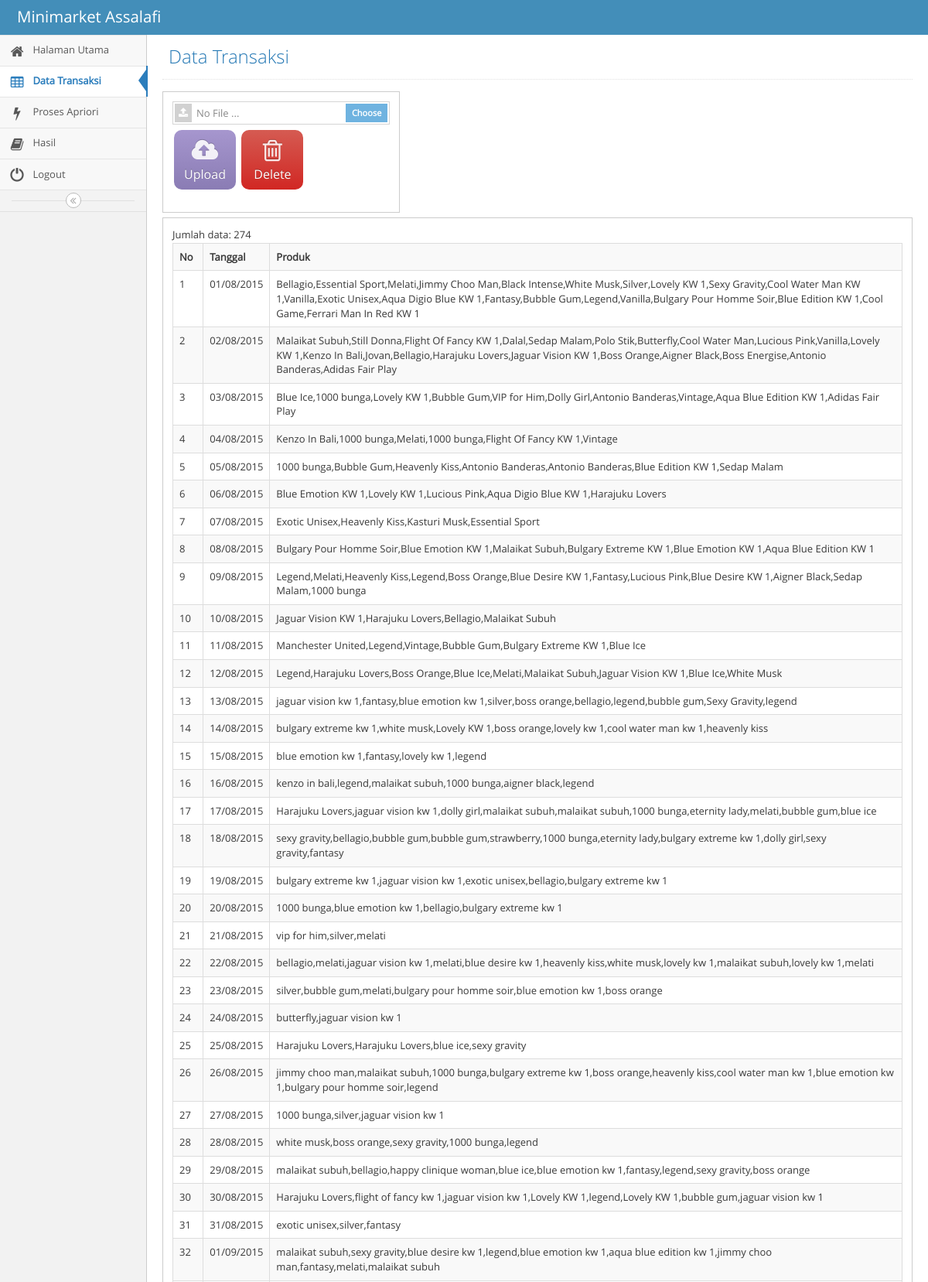
/index.php?menu=data_transaksi (signed in, upper part), run on the app's committed database.
### tables this page shows
CREATE TABLE `transaksi` (
  `id` int(11) NOT NULL,
  `transaction_date` date DEFAULT NULL,
  `produk` text
);

### fungsi.php (called while the page is built, shortened)
<?php
function can_access_menu($menu){
    if($_SESSION['apriori_parfum_level']==1){
        return true;
    }
    return false;
}
function format_date2($date){
    $date_ex = explode("-", $date);
    return $date_ex[2]."/".$date_ex[1]."/".$date_ex[0];
}
?>

### database.php (called while the page is built, shortened)
<?php
class database {
    private $servername;
    private $user_db;
    private $password_db;
    private $database;
    private $koneksi;
    function database() {
        return $this->connect_db();
    }
    function load_conf_db() {
        $path = dirname(__FILE__) . '/koneksi.php';
        if (file_exists($path)) {
            $conf = include $path;
            $this->servername = @$conf['host'];
            $this->database = @$conf['dbname'];
            $this->user_db = @$conf['username'];
            $this->password_db = @$conf['password'];
        }
    }
    public function connect_db() {
        $this->koneksi = mysqli_connect($this->servername, $this->user_db, $this->password_db, $this->database);
        return $this->koneksi;
    }
    function db_query($sql) {
        $conn = $this->koneksi;
        return mysqli_query($conn, $sql);
    }
    function db_fetch_array($result) {
        return mysqli_fetch_array($result);
    }
    function db_num_rows($result) {
        return mysqli_num_rows($result);
    }
}
?>

### koneksi.php (called while the page is built)
<?php
return array(
    'host' => "localhost",
    'username' => "root",
    'password' => "",
    'dbname' => "assalafi",
);
?>

### data_transaksi.php (the view, shortened to what this page needs)
<?php
include_once "database.php";
include_once "fungsi.php";
?>
<div class="main-content">
    <div class="main-content-inner">
        <div class="page-content">
            <div class="page-header">
                <h1>
                    Data Transaksi
                </h1>
            </div>
<?php
$db_object = new database();
        ?>
        <?php
$sql = "SELECT
        *
        FROM
         transaksi";
$query=$db_object->db_query($sql);
$jumlah=$db_object->db_num_rows($query);
?>
<div class="row">
    <div class="col-sm-4">
        <div class="widget-box">
        <form method="post" enctype="multipart/form-data" action="">
            <div class="widget-body">
                <div class="widget-main">
                    <div class="form-group">
                        <button name="submit" type="submit" value="" class="btn btn-app btn-purple btn-sm">
                            <i class="ace-icon fa fa-cloud-upload bigger-200"></i> Upload
                        </button>
                        <button name="delete" type="submit"  class="btn btn-app btn-danger btn-sm"
                                onclick="return confirm('Are you sure?')" >
                            <i class="ace-icon fa fa-trash-o bigger-200"></i> Delete
                        </button>
                    </div>
                </div>
            </div>
        </form>
        </div>
    </div>
</div>
            <div class="row">
                <div class="col-sm-12">
                <div class="widget-box">
                    <div class="widget-body">
                    <div class="widget-main">
            <?php
            echo "Jumlah data: ".$jumlah."<br>";
            if($jumlah==0){
                echo "Data kosong...";
            }
            else{
            ?>
            <table class='table table-bordered table-striped  table-hover'>
                <tr>
                <th>No</th>
                <th>Tanggal</th>
                <th>Produk</th>
                </tr>
                <?php
                    $no=1;
                    while($row=$db_object->db_fetch_array($query)){
                        echo "<tr>";
                            echo "<td>".$no."</td>";
                            echo "<td>".format_date2($row['transaction_date'])."</td>";
                            echo "<td>".$row['produk']."</td>";
                        echo "</tr>";
                        $no++;
                    }
                    ?>
            </table>
            <?php
            }
            ?>
            </div>
            </div>
                    </div>
            </div>
                </div>
        </div>
    </div>
</div>

### index.php (shortened to what this page needs)
<?php
$menu = '';
if (isset($_GET['menu'])) {
    $menu = $_GET['menu'];
}
include_once 'fungsi.php';
?>
<!DOCTYPE html>
<html lang="en">
    <head>
        <link rel="stylesheet" href="assets/css/bootstrap.min.css" />
        <link rel="stylesheet" href="assets/font-awesome/4.5.0/css/font-awesome.min.css" />
        <link rel="stylesheet" href="assets/css/jquery-ui.custom.min.css" />
        <link rel="stylesheet" href="assets/css/chosen.min.css" />
        <link rel="stylesheet" href="assets/css/bootstrap-datepicker3.min.css" />
        <link rel="stylesheet" href="assets/css/bootstrap-timepicker.min.css" />
        <link rel="stylesheet" href="assets/css/daterangepicker.min.css" />
        <link rel="stylesheet" href="assets/css/bootstrap-datetimepicker.min.css" />
        <link rel="stylesheet" href="assets/css/bootstrap-colorpicker.min.css" />
        <link rel="stylesheet" href="assets/css/ace.min.css" class="ace-main-stylesheet" id="main-ace-style" />
        <link rel="stylesheet" href="assets/css/ace-skins.min.css" />
        <link rel="stylesheet" href="assets/css/ace-rtl.min.css" />
    </head>
    <body class="no-skin">
        <?php
        include "header.php";
        ?>
        <div class="main-container ace-save-state" id="main-container">
            <?php
            include "menu.php";
            ?>
            <?php
            $menu = '';
            if (isset($_GET['menu'])) {
                $menu = $_GET['menu'];
            }
            if ($menu != '') {
                if (can_access_menu($menu)) {
                    if (file_exists($menu . ".php")) {
                        include $menu . '.php';
                    } else {
                        include "not_found.php";
                    }
                } else {
                    include "forbidden.php";
                }
            }
            else {
                include "home.php";
            }
            ?>
        </div>
    </body>
</html>

### header.php (shortened to what this page needs)
<div id="navbar" class="navbar navbar-default          ace-save-state">
    <div class="navbar-container ace-save-state" id="navbar-container">
        <div class="navbar-header pull-left">
            <a href="index.php" class="navbar-brand">
                <small>
                    Minimarket Assalafi
                </small>
            </a>
        </div>
    </div>
</div>

### menu.php (shortened to what this page needs)
<?php
$menu_active = '';
if (isset($_GET['menu'])) {
    $menu_active = $_GET['menu'];
}
?>
<div id="sidebar" class="sidebar                  responsive                    ace-save-state">
    <ul class="nav nav-list">
        <li <?php echo ($menu_active == '') ? "class='active'" : ""; ?> >
            <a href="index.php">
                <i class="menu-icon fa fa-home"></i>
                <span class="menu-text"> Halaman Utama </span>
            </a>
        </li>
        <li <?php echo ($menu_active == 'data_transaksi') ? "class='active'" : ""; ?> >
            <a href="index.php?menu=data_transaksi">
                <i class="menu-icon fa fa-table"></i>
                <span class="menu-text"> Data Transaksi </span>
            </a>
        </li>
        <li <?php echo ($menu_active == 'proses_apriori') ? "class='active'" : ""; ?>  >
            <a href="index.php?menu=proses_apriori">
                <i class="menu-icon fa fa-bolt"></i>
                <span class="menu-text"> Proses Apriori </span>
            </a>
        </li>
        <li <?php echo ($menu_active == 'hasil') ? "class='active'" : ""; ?>  >
            <a href="index.php?menu=hasil">
                <i class="menu-icon fa fa-book"></i>
                <span class="menu-text"> Hasil </span>
            </a>
        </li>
        <li class="">
            <a href="logout.php">
                <i class="menu-icon glyphicon glyphicon-off"></i>
                <span class="menu-text"> Logout </span>
            </a>
        </li>
    </ul>
    <div class="sidebar-toggle sidebar-collapse" id="sidebar-collapse">
        <i id="sidebar-toggle-icon" class="ace-icon fa fa-angle-double-left ace-save-state"
           data-icon1="ace-icon fa fa-angle-double-left"
           data-icon2="ace-icon fa fa-angle-double-right"></i>
    </div>
</div>

### data on the page
transaksi: transaction_date "01/08/2015", produk "Bellagio,Essential Sport,Melati,Jimmy Choo Man,Black Intense,White Musk,Silver,Lovely KW 1,Sexy Gravity,Cool Water Man KW 1,Vanilla,Exotic Unisex,Aqua Digio Blue KW 1,Fantasy,Bubble Gum,Legend,Vanilla,Bulgary Pour Homme Soir,Blue Edition KW 1,Cool Game,Ferrari Man In Red KW 1"
transaksi: transaction_date "02/08/2015", produk "Malaikat Subuh,Still Donna,Flight Of Fancy KW 1,Dalal,Sedap Malam,Polo Stik,Butterfly,Cool Water Man,Lucious Pink,Vanilla,Lovely KW 1,Kenzo In Bali,Jovan,Bellagio,Harajuku Lovers,Jaguar Vision KW 1,Boss Orange,Aigner Black,Boss Energise,Antonio Banderas,Adidas Fair Play"
transaksi: transaction_date "03/08/2015", produk "Blue Ice,1000 bunga,Lovely KW 1,Bubble Gum,VIP for Him,Dolly Girl,Antonio Banderas,Vintage,Aqua Blue Edition KW 1,Adidas Fair Play"
transaksi: transaction_date "04/08/2015", produk "Kenzo In Bali,1000 bunga,Melati,1000 bunga,Flight Of Fancy KW 1,Vintage"
transaksi: transaction_date "05/08/2015", produk "1000 bunga,Bubble Gum,Heavenly Kiss,Antonio Banderas,Antonio Banderas,Blue Edition KW 1,Sedap Malam"
transaksi: transaction_date "06/08/2015", produk "Blue Emotion KW 1,Lovely KW 1,Lucious Pink,Aqua Digio Blue KW 1,Harajuku Lovers"
transaksi: transaction_date "07/08/2015", produk "Exotic Unisex,Heavenly Kiss,Kasturi Musk,Essential Sport"
transaksi: transaction_date "08/08/2015", produk "Bulgary Pour Homme Soir,Blue Emotion KW 1,Malaikat Subuh,Bulgary Extreme KW 1,Blue Emotion KW 1,Aqua Blue Edition KW 1"
transaksi: transaction_date "09/08/2015", produk "Legend,Melati,Heavenly Kiss,Legend,Boss Orange,Blue Desire KW 1,Fantasy,Lucious Pink,Blue Desire KW 1,Aigner Black,Sedap Malam,1000 bunga"
transaksi: transaction_date "10/08/2015", produk "Jaguar Vision KW 1,Harajuku Lovers,Bellagio,Malaikat Subuh"
transaksi: transaction_date "11/08/2015", produk "Manchester United,Legend,Vintage,Bubble Gum,Bulgary Extreme KW 1,Blue Ice"
transaksi: transaction_date "12/08/2015", produk "Legend,Harajuku Lovers,Boss Orange,Blue Ice,Melati,Malaikat Subuh,Jaguar Vision KW 1,Blue Ice,White Musk"
transaksi: transaction_date "13/08/2015", produk "jaguar vision kw 1,fantasy,blue emotion kw 1,silver,boss orange,bellagio,legend,bubble gum,Sexy Gravity,legend"
transaksi: transaction_date "14/08/2015", produk "bulgary extreme kw 1,white musk,Lovely KW 1,boss orange,lovely kw 1,cool water man kw 1,heavenly kiss"
transaksi: transaction_date "15/08/2015", produk "blue emotion kw 1,fantasy,lovely kw 1,legend"
transaksi: transaction_date "16/08/2015", produk "kenzo in bali,legend,malaikat subuh,1000 bunga,aigner black,legend"
transaksi: transaction_date "17/08/2015", produk "Harajuku Lovers,jaguar vision kw 1,dolly girl,malaikat subuh,malaikat subuh,1000 bunga,eternity lady,melati,bubble gum,blue ice"
transaksi: transaction_date "18/08/2015", produk "sexy gravity,bellagio,bubble gum,bubble gum,strawberry,1000 bunga,eternity lady,bulgary extreme kw 1,dolly girl,sexy gravity,fantasy"
transaksi: transaction_date "19/08/2015", produk "bulgary extreme kw 1,jaguar vision kw 1,exotic unisex,bellagio,bulgary extreme kw 1"
transaksi: transaction_date "20/08/2015", produk "1000 bunga,blue emotion kw 1,bellagio,bulgary extreme kw 1"
transaksi: transaction_date "21/08/2015", produk "vip for him,silver,melati"
transaksi: transaction_date "22/08/2015", produk "bellagio,melati,jaguar vision kw 1,melati,blue desire kw 1,heavenly kiss,white musk,lovely kw 1,malaikat subuh,lovely kw 1,melati"
transaksi: transaction_date "23/08/2015", produk "silver,bubble gum,melati,bulgary pour homme soir,blue emotion kw 1,boss orange"
transaksi: transaction_date "24/08/2015", produk "butterfly,jaguar vision kw 1"
transaksi: transaction_date "25/08/2015", produk "Harajuku Lovers,Harajuku Lovers,blue ice,sexy gravity"
transaksi: transaction_date "26/08/2015", produk "jimmy choo man,malaikat subuh,1000 bunga,bulgary extreme kw 1,boss orange,heavenly kiss,cool water man kw 1,blue emotion kw 1,bulgary pour homme soir,legend"
transaksi: transaction_date "27/08/2015", produk "1000 bunga,silver,jaguar vision kw 1"
transaksi: transaction_date "28/08/2015", produk "white musk,boss orange,sexy gravity,1000 bunga,legend"
transaksi: transaction_date "29/08/2015", produk "malaikat subuh,bellagio,happy clinique woman,blue ice,blue emotion kw 1,fantasy,legend,sexy gravity,boss orange"
transaksi: transaction_date "30/08/2015", produk "Harajuku Lovers,flight of fancy kw 1,jaguar vision kw 1,Lovely KW 1,legend,Lovely KW 1,bubble gum,jaguar vision kw 1"
transaksi: transaction_date "31/08/2015", produk "exotic unisex,silver,fantasy"
transaksi: transaction_date "01/09/2015", produk "malaikat subuh,sexy gravity,blue desire kw 1,legend,blue emotion kw 1,aqua blue edition kw 1,jimmy choo man,fantasy,melati,malaikat subuh"

### other printed values
$jumlah "274"
